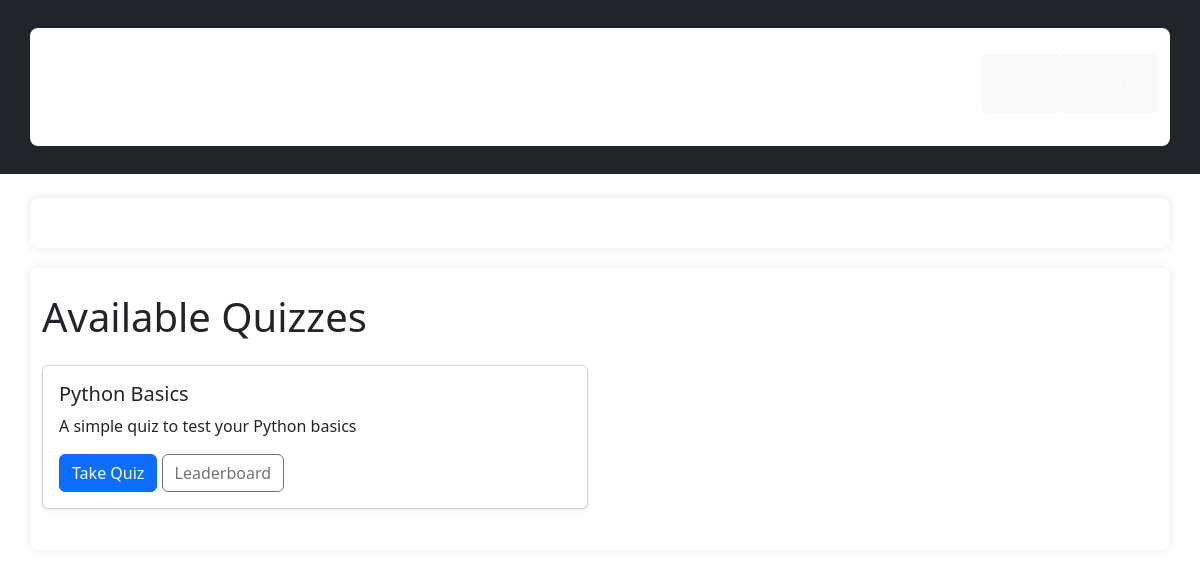
Before: / with the older database file.
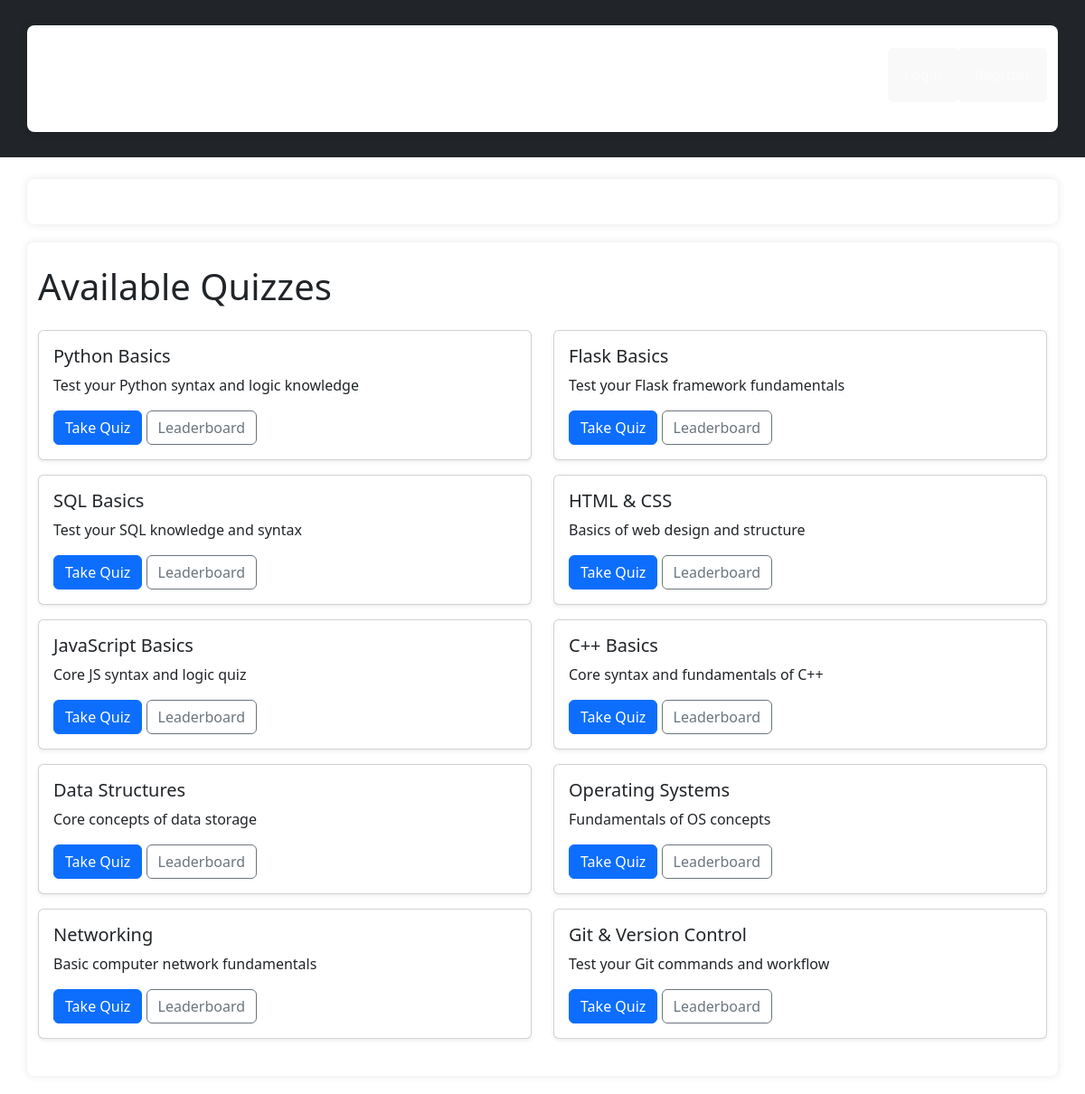
After: the same page with the newer database file.
### tables this page shows
CREATE TABLE Quizzes(
    id INTEGER PRIMARY KEY AUTOINCREMENT,
    title TEXT NOT NULL,
    description TEXT
);

### quiz/routes.py (the view)
@quiz_bp.route('/')
def home():
    db = get_db()
    quizzes = db.execute('SELECT id, title, description FROM Quizzes').fetchall()
    return render_template('home.html', quizzes=quizzes, user=session.get("user"))

### quiz/models.py (called while the page is built)
def get_db():
    if 'db' not in g:
        g.db=sqlite3.connect(
            current_app.config['DATABASE'],
            detect_types=sqlite3.PARSE_DECLTYPES
        )
        g.db.row_factory=sqlite3.Row
    return g.db

### quiz/templates/home.html (shortened to what this page needs)
{% extends "base.html" %}
{% block content %}
    <h1 class="mb-4">Available Quizzes</h1>
    <div class="row">
        {% for quiz in quizzes %}
            <div class="col-md-6 mb-3">
                <div class="card shadow-sm">
                    <div class="card-body">
                        <h5 class="card-title">{{ quiz['title'] }}</h5>
                        <p class="card-text">{{ quiz['description'] }}</p>
                        <a href="{{ url_for('quiz.quiz_detail', quiz_id=quiz['id']) }}" class="btn btn-primary">Take Quiz</a>
                        <a href="{{ url_for('quiz.leaderboard', quiz_id=quiz['id']) }}" class="btn btn-outline-secondary">Leaderboard</a>
                    </div>
                </div>
            </div>
        {% endfor %}
    </div>
{% endblock %}

### quiz/templates/base.html (shortened to what this page needs)
<!DOCTYPE html>
<html lang="en">
<head>
    <link rel="stylesheet" href="{{ url_for('static', filename='style.css') }}">
    <link href="https://cdn.jsdelivr.net/npm/bootstrap@5.3.2/dist/css/bootstrap.min.css" rel="stylesheet">
</head>
<body>
    <nav class="navbar navbar-expand-lg navbar-dark bg-dark mb-4">
        <div class="container">
            <a class="navbar-brand" href="{{ url_for('quiz.home') }}">Quiz Platform</a>
            <div class="collapse navbar-collapse">
                <ul class="navbar-nav ms-auto">
                    {% if session.get("user") %}
                        <li class="nav-item"><a class="nav-link" href="{{ url_for('quiz.my_results') }}">My Results</a></li>
                        <li class="nav-item"><a class="nav-link" href="{{ url_for('quiz.logout') }}">Logout</a></li>
                    {% else %}
                        <li class="nav-item"><a class="nav-link" href="{{ url_for('quiz.login') }}">Login</a></li>
                        <li class="nav-item"><a class="nav-link" href="{{ url_for('quiz.register') }}">Register</a></li>
                    {% endif %}
                </ul>
            </div>
        </div>
    </nav>
    <div class="container">
    </div>
    <div class="container">
        {% block content %}{% endblock %}
    </div>
</body>
</html>

### quiz/static/style.css (style rules this page uses)
body { font-family: Arial, sans-serif; background: #f4f4f4; margin: 0; padding: 0; }
.container { max-width: 800px; margin: 20px auto; background: white; padding: 25px; border-radius: 8px; box-shadow: 0 0 10px rgba(0,0,0,0.1); }
h1, h2 { color: #333; margin-bottom: 10px; }
ul { list-style: none; padding: 0; }
ul li { margin-bottom: 8px; padding: 10px; background: #f9f9f9; border-radius: 5px; }

Changed rows visible on the page:
changed Quizzes "Python Basics": description "A simple quiz to test your Python basics" → "Test your Python syntax and logic knowledge"
added Quizzes: title "Flask Basics", description "Test your Flask framework fundamentals"
added Quizzes: title "SQL Basics", description "Test your SQL knowledge and syntax"
added Quizzes: title "HTML & CSS", description "Basics of web design and structure"
added Quizzes: title "JavaScript Basics", description "Core JS syntax and logic quiz"
added Quizzes: title "C++ Basics", description "Core syntax and fundamentals of C++"
added Quizzes: title "Data Structures", description "Core concepts of data storage"
added Quizzes: title "Operating Systems", description "Fundamentals of OS concepts"
added Quizzes: title "Networking", description "Basic computer network fundamentals"
added Quizzes: title "Git & Version Control", description "Test your Git commands and workflow"
